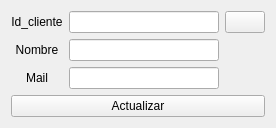
          <widget class="QWidget" name="page_actualizar">
           <layout class="QVBoxLayout" name="verticalLayout_5">
            <item>
             <layout class="QGridLayout" name="gridLayout_2">
              <item row="1" column="0">
               <widget class="QLabel" name="label_8">
                <property name="text">
                 <string>Nombre</string>
                </property>
                <property name="alignment">
                 <set>Qt::AlignCenter</set>
                </property>
               </widget>
              </item>
              <item row="0" column="1">
               <widget class="QLineEdit" name="id_actualizar">
                <property name="minimumSize">
                 <size>
                  <width>150</width>
                  <height>0</height>
                 </size>
                </property>
                <property name="maximumSize">
                 <size>
                  <width>150</width>
                  <height>16777215</height>
                 </size>
                </property>
               </widget>
              </item>
              <item row="0" column="0">
               <widget class="QLabel" name="label_7">
                <property name="layoutDirection">
                 <enum>Qt::LeftToRight</enum>
                </property>
                <property name="text">
                 <string>Id_cliente</string>
                </property>
                <property name="alignment">
                 <set>Qt::AlignCenter</set>
                </property>
               </widget>
              </item>
              <item row="0" column="2">
               <widget class="QPushButton" name="boton_buscar_actualizar_cliente">
                <property name="text">
                 <string/>
                </property>
                <property name="icon">
                 <iconset>
                  <normaloff>../resources/imagenes/BUSCAR.png</normaloff>../resources/imagenes/BUSCAR.png</iconset>
                </property>
                <property name="iconSize">
                 <size>
                  <width>32</width>
                  <height>32</height>
                 </size>
                </property>
               </widget>
              </item>
              <item row="2" column="1">
               <widget class="QLineEdit" name="mail_actualizar">
                <property name="minimumSize">
                 <size>
                  <width>100</width>
                  <height>0</height>
                 </size>
                </property>
               </widget>
              </item>
              <item row="2" column="0">
               <widget class="QLabel" name="label_9">
                <property name="text">
                 <string>Mail</string>
                </property>
                <property name="alignment">
                 <set>Qt::AlignCenter</set>
                </property>
               </widget>
              </item>
              <item row="1" column="1">
               <widget class="QLineEdit" name="nombre_actualizar"/>
              </item>
             </layout>
            </item>
            <item>
             <widget class="QPushButton" name="boton_accion_actualizar_cliente">
              <property name="text">
               <string>Actualizar</string>
              </property>
              <property name="icon">
               <iconset>
                <normaloff>../resources/imagenes/boton_modificar.png</normaloff>../resources/imagenes/boton_modificar.png</iconset>
              </property>
              <property name="iconSize">
               <size>
                <width>32</width>
                <height>32</height>
               </size>
              </property>
             </widget>
            </item>
           </layout>
          </widget>
